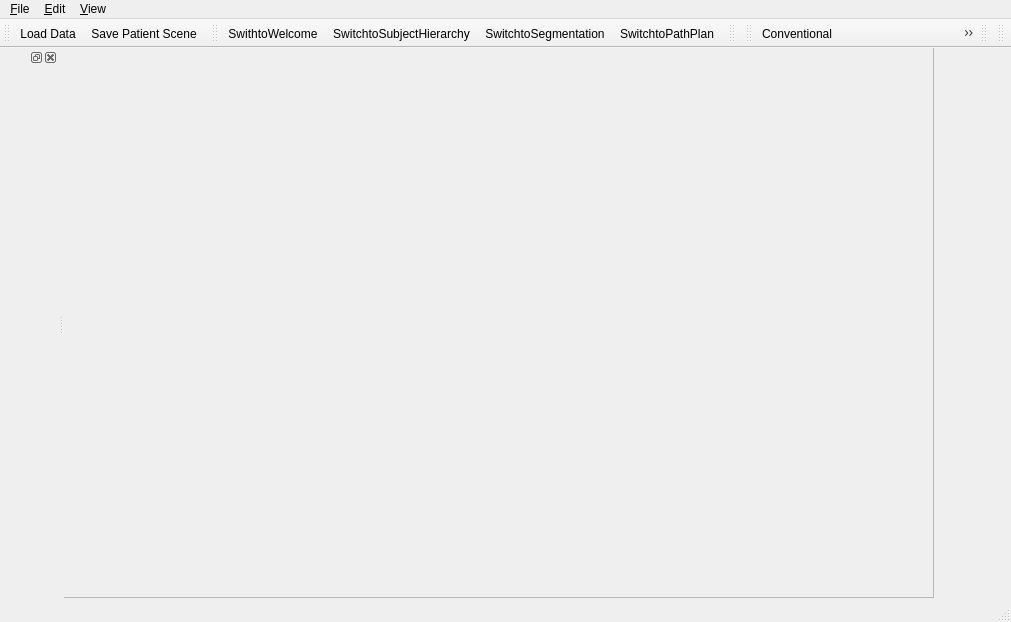
<?xml version="1.0" encoding="UTF-8"?>
<ui version="4.0">
 <class>qSlicerAppMainWindow</class>
 <widget class="QMainWindow" name="qSlicerAppMainWindow">
  <property name="geometry">
   <rect>
    <x>0</x>
    <y>0</y>
    <width>1011</width>
    <height>622</height>
   </rect>
  </property>
  <property name="windowTitle">
   <string>SRPlan</string>
  </property>
  <property name="windowIcon">
   <iconset resource="../SRPlanApp.qrc">
    <normaloff>:/Icons/Medium/DesktopIcon.png</normaloff>:/Icons/Medium/DesktopIcon.png</iconset>
  </property>
  <widget class="QWidget" name="CentralWidget">
   <widget class="QFrame" name="layoutFrame">
    <property name="geometry">
     <rect>
      <x>-1</x>
      <y>-1</y>
      <width>871</width>
      <height>551</height>
     </rect>
    </property>
    <property name="frameShape">
     <enum>QFrame::StyledPanel</enum>
    </property>
    <property name="frameShadow">
     <enum>QFrame::Raised</enum>
    </property>
   </widget>
  </widget>
  <widget class="QMenuBar" name="menubar">
   <property name="geometry">
    <rect>
     <x>0</x>
     <y>0</y>
     <width>1011</width>
     <height>21</height>
    </rect>
   </property>
   <widget class="QMenu" name="FileMenu">
    <property name="title">
     <string>&amp;File</string>
    </property>
    <widget class="QMenu" name="RecentlyLoadedMenu">
     <property name="title">
      <string>Recently Loaded</string>
     </property>
    </widget>
    <addaction name="FileAddDataAction"/>
    <addaction name="FileSaveSceneAction"/>
    <addaction name="RecentlyLoadedMenu"/>
    <addaction name="FileCloseSceneAction"/>
    <addaction name="separator"/>
    <addaction name="FileExitAction"/>
   </widget>
   <widget class="QMenu" name="EditMenu">
    <property name="title">
     <string>&amp;Edit</string>
    </property>
    <addaction name="EditApplicationSettingsAction"/>
    <addaction name="CutAction"/>
    <addaction name="CopyAction"/>
    <addaction name="PasteAction"/>
    <addaction name="separator"/>
    <addaction name="EditRecordMacroAction"/>
    <addaction name="EditPlayMacroAction"/>
   </widget>
   <widget class="QMenu" name="ViewMenu">
    <property name="title">
     <string>&amp;View</string>
    </property>
    <widget class="QMenu" name="LayoutMenu">
     <property name="title">
      <string>Layout</string>
     </property>
     <property name="icon">
      <iconset resource="../../../../Libs/MRML/Widgets/Resources/qMRMLWidgets.qrc">
       <normaloff>:/Icons/LayoutChooseView.png</normaloff>:/Icons/LayoutChooseView.png</iconset>
     </property>
     <addaction name="ViewLayoutConventionalAction"/>
     <addaction name="ViewLayoutConventionalWidescreenAction"/>
     <addaction name="ViewLayoutConventionalQuantitativeAction"/>
     <addaction name="ViewLayoutFourUpAction"/>
     <addaction name="ViewLayoutFourUpQuantitativeAction"/>
     <addaction name="ViewLayoutFourUpTableAction"/>
     <addaction name="ViewLayoutDual3DAction"/>
     <addaction name="ViewLayoutTriple3DAction"/>
     <addaction name="ViewLayoutOneUp3DAction"/>
     <addaction name="ViewLayoutOneUpQuantitativeAction"/>
     <addaction name="ViewLayoutOneUpRedSliceAction"/>
     <addaction name="ViewLayoutOneUpYellowSliceAction"/>
     <addaction name="ViewLayoutOneUpGreenSliceAction"/>
     <addaction name="ViewLayoutTabbed3DAction"/>
     <addaction name="ViewLayoutTabbedSliceAction"/>
     <addaction name="ViewLayoutCompareAction"/>
     <addaction name="ViewLayoutCompareWidescreenAction"/>
     <addaction name="ViewLayoutCompareGridAction"/>
     <addaction name="ViewLayoutThreeOverThreeAction"/>
     <addaction name="ViewLayoutThreeOverThreeQuantitativeAction"/>
     <addaction name="ViewLayoutFourOverFourAction"/>
     <addaction name="ViewLayoutTwoOverTwoAction"/>
     <addaction name="ViewLayoutSideBySideAction"/>
     <addaction name="ViewLayoutFourByThreeSliceAction"/>
     <addaction name="ViewLayoutFourByTwoSliceAction"/>
     <addaction name="ViewLayoutThreeByThreeSliceAction"/>
    </widget>
    <widget class="QMenu" name="WindowToolBarsMenu">
     <property name="title">
      <string>&amp;Toolbars</string>
     </property>
     <addaction name="WindowToolbarsResetToDefaultAction"/>
    </widget>
    <addaction name="WindowPythonInteractorAction"/>
    <addaction name="ViewExtensionsManagerAction"/>
    <addaction name="separator"/>
    <addaction name="WindowToolBarsMenu"/>
    <addaction name="LayoutMenu"/>
    <addaction name="separator"/>
    <addaction name="WindowErrorLogAction"/>
    <addaction name="separator"/>
   </widget>
   <addaction name="FileMenu"/>
   <addaction name="EditMenu"/>
   <addaction name="ViewMenu"/>
  </widget>
  <widget class="QStatusBar" name="StatusBar"/>
  <widget class="QDockWidget" name="PanelDockWidget">
   <property name="features">
    <set>QDockWidget::AllDockWidgetFeatures</set>
   </property>
   <property name="allowedAreas">
    <set>Qt::LeftDockWidgetArea|Qt::RightDockWidgetArea</set>
   </property>
   <attribute name="dockWidgetArea">
    <number>1</number>
   </attribute>
   <widget class="QWidget" name="dockWidgetContents">
    <property name="sizePolicy">
     <sizepolicy hsizetype="Minimum" vsizetype="Preferred">
      <horstretch>0</horstretch>
      <verstretch>0</verstretch>
     </sizepolicy>
    </property>
    <layout class="QVBoxLayout" name="verticalLayout">
     <property name="spacing">
      <number>2</number>
     </property>
     <property name="leftMargin">
      <number>0</number>
     </property>
     <property name="topMargin">
      <number>2</number>
     </property>
     <property name="rightMargin">
      <number>0</number>
     </property>
     <property name="bottomMargin">
      <number>0</number>
     </property>
     <item>
      <widget class="qSlicerModulePanel" name="ModulePanel" native="true">
       <property name="autoFillBackground">
        <bool>true</bool>
       </property>
      </widget>
     </item>
    </layout>
   </widget>
  </widget>
  <widget class="QToolBar" name="MainToolBar">
   <property name="windowTitle">
    <string>Load/Save</string>
   </property>
   <attribute name="toolBarArea">
    <enum>TopToolBarArea</enum>
   </attribute>
   <attribute name="toolBarBreak">
    <bool>false</bool>
   </attribute>
   <addaction name="FileLoadDataAction"/>
   <addaction name="FileSaveSceneAction"/>
  </widget>
  <widget class="QToolBar" name="ModuleToolBar">
   <property name="windowTitle">
    <string>Favorite Modules</string>
   </property>
   <attribute name="toolBarArea">
    <enum>TopToolBarArea</enum>
   </attribute>
   <attribute name="toolBarBreak">
    <bool>false</bool>
   </attribute>
   <addaction name="actionSwithtoWelcome"/>
   <addaction name="actionSwitchtoSubjectHierarchy"/>
   <addaction name="actionSwitchtoSegmentation"/>
   <addaction name="actionSwitchtoPathPlan"/>
  </widget>
  <widget class="QToolBar" name="ViewToolBar">
   <property name="windowTitle">
    <string>Layout Selection</string>
   </property>
   <attribute name="toolBarArea">
    <enum>TopToolBarArea</enum>
   </attribute>
   <attribute name="toolBarBreak">
    <bool>false</bool>
   </attribute>
  </widget>
  <widget class="QToolBar" name="LayoutToolBar">
   <property name="windowTitle">
    <string>Layout ToolBar</string>
   </property>
   <attribute name="toolBarArea">
    <enum>TopToolBarArea</enum>
   </attribute>
   <attribute name="toolBarBreak">
    <bool>false</bool>
   </attribute>
   <addaction name="ViewLayoutConventionalAction"/>
   <addaction name="ViewLayoutConventionalWidescreenAction"/>
   <addaction name="ViewLayoutConventionalQuantitativeAction"/>
   <addaction name="ViewLayoutFourUpAction"/>
   <addaction name="ViewLayoutFourUpQuantitativeAction"/>
   <addaction name="ViewLayoutFourUpTableAction"/>
   <addaction name="ViewLayoutDual3DAction"/>
   <addaction name="ViewLayoutTriple3DAction"/>
   <addaction name="ViewLayoutOneUp3DAction"/>
   <addaction name="ViewLayoutOneUpQuantitativeAction"/>
   <addaction name="ViewLayoutOneUpRedSliceAction"/>
   <addaction name="ViewLayoutOneUpYellowSliceAction"/>
   <addaction name="ViewLayoutOneUpGreenSliceAction"/>
   <addaction name="ViewLayoutTabbed3DAction"/>
   <addaction name="ViewLayoutTabbedSliceAction"/>
   <addaction name="ViewLayoutCompareAction"/>
   <addaction name="ViewLayoutCompareWidescreenAction"/>
   <addaction name="ViewLayoutCompareGridAction"/>
   <addaction name="ViewLayoutThreeOverThreeAction"/>
   <addaction name="ViewLayoutThreeOverThreeQuantitativeAction"/>
   <addaction name="ViewLayoutFourOverFourAction"/>
   <addaction name="ViewLayoutSideBySideAction"/>
   <addaction name="ViewLayoutFourByThreeSliceAction"/>
   <addaction name="ViewLayoutFourByTwoSliceAction"/>
   <addaction name="ViewLayoutFiveByTwoSliceAction"/>
   <addaction name="ViewLayoutThreeByThreeSliceAction"/>
  </widget>
  <widget class="qSlicerMouseModeToolBar" name="MouseModeToolBar">
   <property name="enabled">
    <bool>false</bool>
   </property>
   <property name="windowTitle">
    <string>Mouse Interaction</string>
   </property>
   <attribute name="toolBarArea">
    <enum>TopToolBarArea</enum>
   </attribute>
   <attribute name="toolBarBreak">
    <bool>false</bool>
   </attribute>
  </widget>
  <widget class="qSlicerViewersToolBar" name="ViewersToolBar">
   <property name="windowTitle">
    <string>Crosshair Selection</string>
   </property>
   <attribute name="toolBarArea">
    <enum>TopToolBarArea</enum>
   </attribute>
   <attribute name="toolBarBreak">
    <bool>false</bool>
   </attribute>
  </widget>
  <action name="FileLoadSceneAction">
   <property name="icon">
    <iconset resource="../../../../Base/QTGUI/Resources/qSlicerBaseQTGUI.qrc">
     <normaloff>:/Icons/Small/SlicerLoadScene.png</normaloff>:/Icons/Small/SlicerLoadScene.png</iconset>
   </property>
   <property name="text">
    <string>Load Scene</string>
   </property>
   <property name="toolTip">
    <string>Raise a file browser to select a scene (mrml, xcat or xml) to load. It first clears any existing scene in Slicer and resets the application state.</string>
   </property>
  </action>
  <action name="FileLoadDataAction">
   <property name="icon">
    <iconset resource="../../../../Base/QTGUI/Resources/qSlicerBaseQTGUI.qrc">
     <normaloff>:/Icons/Small/SlicerLoadData.png</normaloff>:/Icons/Small/SlicerLoadData.png</iconset>
   </property>
   <property name="text">
    <string>Load Data</string>
   </property>
   <property name="toolTip">
    <string>Raise an &quot;Add Data&quot; widget that allows you to select individual datasets to add to the existing scene. This load option is most useful when you want to load many different data types at once (volumes, models, etc.) which may not yet be described by a scene file.</string>
   </property>
  </action>
  <action name="LoadDICOMAction">
   <property name="icon">
    <iconset resource="../../../../Base/QTGUI/Resources/qSlicerBaseQTGUI.qrc">
     <normaloff>:/Icons/Small/SlicerLoadDICOM.png</normaloff>:/Icons/Small/SlicerLoadDICOM.png</iconset>
   </property>
   <property name="text">
    <string>Load DICOM</string>
   </property>
   <property name="toolTip">
    <string>Raise the DICOM module for loading DICOM datasets.</string>
   </property>
  </action>
  <action name="FileImportSceneAction">
   <property name="icon">
    <iconset resource="../../../../Base/QTGUI/Resources/qSlicerBaseQTGUI.qrc">
     <normaloff>:/Icons/Medium/SlicerAddScene.png</normaloff>:/Icons/Medium/SlicerAddScene.png</iconset>
   </property>
   <property name="text">
    <string>Import Scene</string>
   </property>
   <property name="toolTip">
    <string>Raise a file browser to navigate and select a scene file to be added to the existing scene. The scene is not cleared.</string>
   </property>
  </action>
  <action name="FileAddDataAction">
   <property name="icon">
    <iconset resource="../../../../Base/QTGUI/Resources/qSlicerBaseQTGUI.qrc">
     <normaloff>:/Icons/Small/SlicerLoadData.png</normaloff>:/Icons/Small/SlicerLoadData.png</iconset>
   </property>
   <property name="text">
    <string>&amp;Add Data to Patient Scene</string>
   </property>
   <property name="toolTip">
    <string>Raise an &quot;Add Data&quot; widget that allows you to select individual datasets to add to the existing scene. This load option is most useful when you want to load many different data types at once (volumes, models, etc.) which may not yet be described by a scene file.</string>
   </property>
   <property name="shortcut">
    <string>Ctrl+O</string>
   </property>
  </action>
  <action name="FileAddVolumeAction">
   <property name="icon">
    <iconset resource="../../../../Base/QTGUI/Resources/qSlicerBaseQTGUI.qrc">
     <normaloff>:/Icons/Medium/SlicerAddVolume.png</normaloff>:/Icons/Medium/SlicerAddVolume.png</iconset>
   </property>
   <property name="text">
    <string>Add Volume</string>
   </property>
   <property name="toolTip">
    <string>Raise an &quot;Add Volume&quot; widget that allows you to select a volumetric dataset to add to the existing scene. The &quot;Volume Options&quot; panel can be used to clarify how a selected dataset should be loaded and displayed.</string>
   </property>
  </action>
  <action name="FileAddTransformAction">
   <property name="icon">
    <iconset resource="../../../../Base/QTGUI/Resources/qSlicerBaseQTGUI.qrc">
     <normaloff>:/Icons/Medium/SlicerAddTransform.png</normaloff>:/Icons/Medium/SlicerAddTransform.png</iconset>
   </property>
   <property name="text">
    <string>Add Transform</string>
   </property>
   <property name="toolTip">
    <string>Raise a standard file browser that allows you to select a transform to the existing scene.</string>
   </property>
  </action>
  <action name="FileSaveSceneAction">
   <property name="icon">
    <iconset resource="../../../../Base/QTGUI/Resources/qSlicerBaseQTGUI.qrc">
     <normaloff>:/Icons/Small/SlicerSave.png</normaloff>:/Icons/Small/SlicerSave.png</iconset>
   </property>
   <property name="text">
    <string>Save Patient Scene</string>
   </property>
   <property name="toolTip">
    <string>Display the &quot;Save Data&quot; widget, which offers many options for saving a scene and/or individual datasets.</string>
   </property>
   <property name="shortcut">
    <string>Ctrl+S</string>
   </property>
  </action>
  <action name="SDBSaveToDirectoryAction">
   <property name="icon">
    <iconset resource="../../../../Base/QTGUI/Resources/qSlicerBaseQTGUI.qrc">
     <normaloff>:/Icons/Small/SlicerSave.png</normaloff>:/Icons/Small/SlicerSave.png</iconset>
   </property>
   <property name="text">
    <string>Save Scene To Directory</string>
   </property>
   <property name="toolTip">
    <string>UNDER CONSTRUCTION: Save the current scene to a stand alone directory.</string>
   </property>
  </action>
  <action name="SDBSaveToMRBAction">
   <property name="icon">
    <iconset resource="../../../../Base/QTGUI/Resources/qSlicerBaseQTGUI.qrc">
     <normaloff>:/Icons/Small/SlicerSave.png</normaloff>:/Icons/Small/SlicerSave.png</iconset>
   </property>
   <property name="text">
    <string>Save Scene to MRB File</string>
   </property>
   <property name="toolTip">
    <string>Create a Medical Reality Bundle containing the scene.</string>
   </property>
  </action>
  <action name="SDBSaveToDCMAction">
   <property name="enabled">
    <bool>false</bool>
   </property>
   <property name="icon">
    <iconset resource="../../../../Base/QTGUI/Resources/qSlicerBaseQTGUI.qrc">
     <normaloff>:/Icons/Small/SlicerSave.png</normaloff>:/Icons/Small/SlicerSave.png</iconset>
   </property>
   <property name="text">
    <string>Save Scene to DICOM MRB</string>
   </property>
   <property name="toolTip">
    <string>Encapsulate MRB file as a DICOM secondary capture</string>
   </property>
  </action>
  <action name="FileCloseSceneAction">
   <property name="icon">
    <iconset resource="../../../../Base/QTGUI/Resources/qSlicerBaseQTGUI.qrc">
     <normaloff>:/Icons/Small/SlicerCloseScene.png</normaloff>:/Icons/Small/SlicerCloseScene.png</iconset>
   </property>
   <property name="text">
    <string>Close Patient Scene</string>
   </property>
   <property name="iconText">
    <string>Close Patient Scene</string>
   </property>
   <property name="toolTip">
    <string>Close the current patient scene and reset the application state. </string>
   </property>
   <property name="shortcut">
    <string>Ctrl+W</string>
   </property>
  </action>
  <action name="FileExitAction">
   <property name="text">
    <string>E&amp;xit</string>
   </property>
   <property name="toolTip">
    <string>Quit the application</string>
   </property>
  </action>
  <action name="EditUndoAction">
   <property name="icon">
    <iconset resource="../../../../Base/QTGUI/Resources/qSlicerBaseQTGUI.qrc">
     <normaloff>:/Icons/Small/SlicerUndo.png</normaloff>:/Icons/Small/SlicerUndo.png</iconset>
   </property>
   <property name="text">
    <string>Undo</string>
   </property>
   <property name="toolTip">
    <string>Undo the history of undoable commands, from last to first.</string>
   </property>
   <property name="shortcut">
    <string>Ctrl+Z</string>
   </property>
  </action>
  <action name="EditRedoAction">
   <property name="icon">
    <iconset resource="../../../../Base/QTGUI/Resources/qSlicerBaseQTGUI.qrc">
     <normaloff>:/Icons/Small/SlicerRedo.png</normaloff>:/Icons/Small/SlicerRedo.png</iconset>
   </property>
   <property name="text">
    <string>Redo</string>
   </property>
   <property name="toolTip">
    <string>Redo the history of commands most recently undone, from last to first.</string>
   </property>
   <property name="shortcut">
    <string>Ctrl+Y</string>
   </property>
  </action>
  <action name="EditEditBoxAction">
   <property name="text">
    <string>Edit Box</string>
   </property>
   <property name="toolTip">
    <string>Raise the Edit-box, a lightweight image editing tool.</string>
   </property>
   <property name="shortcut">
    <string>Space</string>
   </property>
  </action>
  <action name="EditNewFiducialListAction">
   <property name="text">
    <string>New Fiducial List</string>
   </property>
   <property name="toolTip">
    <string>Create a new list of fiducial points.</string>
   </property>
   <property name="shortcut">
    <string>Ctrl+L</string>
   </property>
  </action>
  <action name="ViewExtensionsManagerAction">
   <property name="icon">
    <iconset resource="../../../../Base/QTGUI/Resources/qSlicerBaseQTGUI.qrc">
     <normaloff>:/Icons/ExtensionDefaultIcon.png</normaloff>:/Icons/ExtensionDefaultIcon.png</iconset>
   </property>
   <property name="text">
    <string>Extension Manager</string>
   </property>
   <property name="toolTip">
    <string>Raise the &quot;Extensions Manager&quot; wizard that provides status and information about available extensions</string>
   </property>
   <property name="shortcut">
    <string>Ctrl+4</string>
   </property>
  </action>
  <action name="ViewCacheRemoteIOManagerAction">
   <property name="text">
    <string>Cache &amp; Remote I/O Manager</string>
   </property>
   <property name="toolTip">
    <string>The Cache and Remote Data Handling interface provides status and information about all remote data transfers, and allows some control over the local cache.</string>
   </property>
  </action>
  <action name="EditApplicationSettingsAction">
   <property name="text">
    <string>Application Settings</string>
   </property>
   <property name="toolTip">
    <string>The Application Settings provides options for controlling the application's user interface preferences into the application registry, so they are preserved across sessions.</string>
   </property>
   <property name="shortcut">
    <string>Ctrl+2</string>
   </property>
  </action>
  <action name="CutAction">
   <property name="icon">
    <iconset resource="../../../../Base/QTGUI/Resources/qSlicerBaseQTGUI.qrc">
     <normaloff>:/Icons/Small/SlicerEditCut.png</normaloff>:/Icons/Small/SlicerEditCut.png</iconset>
   </property>
   <property name="text">
    <string>Cut</string>
   </property>
   <property name="toolTip">
    <string>Cut currently selected item and place in clipboard</string>
   </property>
   <property name="shortcut">
    <string>Ctrl+X</string>
   </property>
  </action>
  <action name="CopyAction">
   <property name="icon">
    <iconset resource="../../../../Base/QTGUI/Resources/qSlicerBaseQTGUI.qrc">
     <normaloff>:/Icons/Small/SlicerEditCopy.png</normaloff>:/Icons/Small/SlicerEditCopy.png</iconset>
   </property>
   <property name="text">
    <string>Copy</string>
   </property>
   <property name="toolTip">
    <string>Copy currently selected item to clipboard</string>
   </property>
   <property name="shortcut">
    <string>Ctrl+C</string>
   </property>
  </action>
  <action name="PasteAction">
   <property name="icon">
    <iconset resource="../../../../Base/QTGUI/Resources/qSlicerBaseQTGUI.qrc">
     <normaloff>:/Icons/Small/SlicerEditPaste.png</normaloff>:/Icons/Small/SlicerEditPaste.png</iconset>
   </property>
   <property name="text">
    <string>Paste</string>
   </property>
   <property name="toolTip">
    <string>Paste the current contents of the clipboard</string>
   </property>
   <property name="shortcut">
    <string>Ctrl+V</string>
   </property>
  </action>
  <action name="WindowMaximizeViewAction">
   <property name="checkable">
    <bool>true</bool>
   </property>
   <property name="checked">
    <bool>true</bool>
   </property>
   <property name="text">
    <string>&amp;Maximize view</string>
   </property>
   <property name="toolTip">
    <string>Maximize/Minimize the current view.</string>
   </property>
   <property name="shortcut">
    <string>Ctrl+6</string>
   </property>
  </action>
  <action name="WindowErrorLogAction">
   <property name="text">
    <string>&amp;Error Log</string>
   </property>
   <property name="toolTip">
    <string>Raise the error log display.</string>
   </property>
   <property name="shortcut">
    <string>Ctrl+0</string>
   </property>
  </action>
  <action name="WindowPythonInteractorAction">
   <property name="icon">
    <iconset>
     <normaloff>:/python-icon.png</normaloff>:/python-icon.png</iconset>
   </property>
   <property name="text">
    <string>Python Interactor</string>
   </property>
   <property name="toolTip">
    <string>Raise the Python Interactor for controlling the application's data, gui and internals.</string>
   </property>
   <property name="shortcut">
    <string>Ctrl+3</string>
   </property>
  </action>
  <action name="WindowToolbarsResetToDefaultAction">
   <property name="text">
    <string>Reset to default</string>
   </property>
   <property name="toolTip">
    <string>Restore the toolbars to their default state</string>
   </property>
  </action>
  <action name="HelpKeyboardShortcutsAction">
   <property name="text">
    <string>&amp;Keyboard Shortcuts</string>
   </property>
   <property name="toolTip">
    <string>Raise a window that lists commonly-used keyboard shortcuts.</string>
   </property>
  </action>
  <action name="HelpBrowseTutorialsAction">
   <property name="text">
    <string>Browse tutorials</string>
   </property>
   <property name="toolTip">
    <string>Raise the training pages in your favorite web browser</string>
   </property>
  </action>
  <action name="HelpInterfaceDocumentationAction">
   <property name="text">
    <string>Interface Documentation</string>
   </property>
   <property name="shortcut">
    <string>Ctrl+1</string>
   </property>
  </action>
  <action name="HelpSlicerPublicationsAction">
   <property name="text">
    <string>Slicer Publications</string>
   </property>
  </action>
  <action name="HelpAboutSlicerAppAction">
   <property name="text">
    <string>About 3D Slicer</string>
   </property>
   <property name="toolTip">
    <string>Provides a description of the Slicer effort and its support.</string>
   </property>
  </action>
  <action name="HelpReportBugOrFeatureRequestAction">
   <property name="text">
    <string>Report a bug</string>
   </property>
   <property name="toolTip">
    <string>Report error or request enhancement or new feature.</string>
   </property>
  </action>
  <action name="FeedbackReportUsabilityIssueAction">
   <property name="text">
    <string>Feedback: report usability issue (www)</string>
   </property>
   <property name="toolTip">
    <string>Open your favorite web browser to http://www.na-mic.org/Bug/my_view_page.php so that any usability issue you encounter can quickly be captured.</string>
   </property>
  </action>
  <action name="FeedbackMakeFeatureRequestAction">
   <property name="text">
    <string>Feedback: make a feature request (www)</string>
   </property>
   <property name="toolTip">
    <string>Open your Firefox web browser to http://www.na-mic.org/Bug/my_view_page.php so that community feature requests can easily be collected.</string>
   </property>
  </action>
  <action name="HelpVisualBlogAction">
   <property name="text">
    <string>Visual Blog</string>
   </property>
   <property name="toolTip">
    <string>Open your favorite web browser to http://www.slicer.org/slicerWiki/index.php/Slicer3:VisualBlog where you can post screenshots of interesting ways you are using the Slicer3 software package in your research and share them with the Slicer community.</string>
   </property>
  </action>
  <action name="DebugLoadModuleAction">
   <property name="text">
    <string>Load Module</string>
   </property>
  </action>
  <action name="ViewLayoutConventionalAction">
   <property name="icon">
    <iconset resource="../../../../Libs/MRML/Widgets/Resources/qMRMLWidgets.qrc">
     <normaloff>:/Icons/LayoutConventionalView.png</normaloff>:/Icons/LayoutConventionalView.png</iconset>
   </property>
   <property name="text">
    <string>Conventional</string>
   </property>
   <property name="iconVisibleInMenu">
    <bool>true</bool>
   </property>
  </action>
  <action name="ViewLayoutConventionalQuantitativeAction">
   <property name="icon">
    <iconset resource="../../../../Libs/MRML/Widgets/Resources/qMRMLWidgets.qrc">
     <normaloff>:/Icons/LayoutConventionalView.png</normaloff>:/Icons/LayoutConventionalView.png</iconset>
   </property>
   <property name="text">
    <string>Conventional Quantitative</string>
   </property>
   <property name="iconVisibleInMenu">
    <bool>true</bool>
   </property>
  </action>
  <action name="ViewLayoutFourUpAction">
   <property name="icon">
    <iconset resource="../../../../Libs/MRML/Widgets/Resources/qMRMLWidgets.qrc">
     <normaloff>:/Icons/LayoutFourUpView.png</normaloff>:/Icons/LayoutFourUpView.png</iconset>
   </property>
   <property name="text">
    <string>Four-Up</string>
   </property>
   <property name="iconVisibleInMenu">
    <bool>true</bool>
   </property>
  </action>
  <action name="ViewLayoutFourUpQuantitativeAction">
   <property name="icon">
    <iconset resource="../../../../Libs/MRML/Widgets/Resources/qMRMLWidgets.qrc">
     <normaloff>:/Icons/LayoutFourUpQuantitativeView.png</normaloff>:/Icons/LayoutFourUpQuantitativeView.png</iconset>
   </property>
   <property name="text">
    <string>Four-Up Quantitative</string>
   </property>
   <property name="iconVisibleInMenu">
    <bool>true</bool>
   </property>
  </action>
  <action name="ViewLayoutFourUpTableAction">
   <property name="icon">
    <iconset resource="../../../../Libs/MRML/Widgets/Resources/qMRMLWidgets.qrc">
     <normaloff>:/Icons/LayoutFourUpTableView.png</normaloff>:/Icons/LayoutFourUpTableView.png</iconset>
   </property>
   <property name="text">
    <string>Four-Up Table</string>
   </property>
   <property name="iconVisibleInMenu">
    <bool>true</bool>
   </property>
  </action>
  <action name="ViewLayoutDual3DAction">
   <property name="icon">
    <iconset resource="../../../../Libs/MRML/Widgets/Resources/qMRMLWidgets.qrc">
     <normaloff>:/Icons/LayoutDual3DView.png</normaloff>:/Icons/LayoutDual3DView.png</iconset>
   </property>
   <property name="text">
    <string>Dual 3D</string>
   </property>
   <property name="iconVisibleInMenu">
    <bool>true</bool>
   </property>
  </action>
  <action name="ViewLayoutOneUp3DAction">
   <property name="icon">
    <iconset resource="../../../../Libs/MRML/Widgets/Resources/qMRMLWidgets.qrc">
     <normaloff>:/Icons/LayoutOneUp3DView.png</normaloff>:/Icons/LayoutOneUp3DView.png</iconset>
   </property>
   <property name="text">
    <string>3D only</string>
   </property>
   <property name="iconVisibleInMenu">
    <bool>true</bool>
   </property>
  </action>
  <action name="ViewLayoutOneUpQuantitativeAction">
   <property name="icon">
    <iconset resource="../../../../Libs/MRML/Widgets/Resources/qMRMLWidgets.qrc">
     <normaloff>:/Icons/LayoutOneUpQuantitativeView.png</normaloff>:/Icons/LayoutOneUpQuantitativeView.png</iconset>
   </property>
   <property name="text">
    <string>One-Up Quantitative</string>
   </property>
   <property name="iconVisibleInMenu">
    <bool>true</bool>
   </property>
  </action>
  <action name="ViewLayoutOneUpRedSliceAction">
   <property name="icon">
    <iconset resource="../../../../Libs/MRML/Widgets/Resources/qMRMLWidgets.qrc">
     <normaloff>:/Icons/LayoutOneUpRedSliceView.png</normaloff>:/Icons/LayoutOneUpRedSliceView.png</iconset>
   </property>
   <property name="text">
    <string>Red slice only</string>
   </property>
   <property name="iconVisibleInMenu">
    <bool>true</bool>
   </property>
  </action>
  <action name="ViewLayoutOneUpYellowSliceAction">
   <property name="icon">
    <iconset resource="../../../../Libs/MRML/Widgets/Resources/qMRMLWidgets.qrc">
     <normaloff>:/Icons/LayoutOneUpYellowSliceView.png</normaloff>:/Icons/LayoutOneUpYellowSliceView.png</iconset>
   </property>
   <property name="text">
    <string>Yellow slice only</string>
   </property>
   <property name="iconVisibleInMenu">
    <bool>true</bool>
   </property>
  </action>
  <action name="ViewLayoutOneUpGreenSliceAction">
   <property name="icon">
    <iconset resource="../../../../Libs/MRML/Widgets/Resources/qMRMLWidgets.qrc">
     <normaloff>:/Icons/LayoutOneUpGreenSliceView.png</normaloff>:/Icons/LayoutOneUpGreenSliceView.png</iconset>
   </property>
   <property name="text">
    <string>Green slice only</string>
   </property>
   <property name="iconVisibleInMenu">
    <bool>true</bool>
   </property>
  </action>
  <action name="ViewLayoutTabbed3DAction">
   <property name="icon">
    <iconset resource="../../../../Libs/MRML/Widgets/Resources/qMRMLWidgets.qrc">
     <normaloff>:/Icons/LayoutTabbed3DView.png</normaloff>:/Icons/LayoutTabbed3DView.png</iconset>
   </property>
   <property name="text">
    <string>Tabbed 3D</string>
   </property>
   <property name="iconVisibleInMenu">
    <bool>true</bool>
   </property>
  </action>
  <action name="ViewLayoutTabbedSliceAction">
   <property name="icon">
    <iconset resource="../../../../Libs/MRML/Widgets/Resources/qMRMLWidgets.qrc">
     <normaloff>:/Icons/LayoutTabbedSliceView.png</normaloff>:/Icons/LayoutTabbedSliceView.png</iconset>
   </property>
   <property name="text">
    <string>Tabbed slice</string>
   </property>
   <property name="iconVisibleInMenu">
    <bool>true</bool>
   </property>
  </action>
  <action name="ViewLayoutCompareAction">
   <property name="icon">
    <iconset resource="../../../../Libs/MRML/Widgets/Resources/qMRMLWidgets.qrc">
     <normaloff>:/Icons/LayoutCompareView.png</normaloff>:/Icons/LayoutCompareView.png</iconset>
   </property>
   <property name="text">
    <string>Compare</string>
   </property>
   <property name="iconVisibleInMenu">
    <bool>true</bool>
   </property>
  </action>
  <action name="ViewLayoutCompareWidescreenAction">
   <property name="icon">
    <iconset resource="../../../../Libs/MRML/Widgets/Resources/qMRMLWidgets.qrc">
     <normaloff>:/Icons/LayoutSideBySideCompareView.png</normaloff>:/Icons/LayoutSideBySideCompareView.png</iconset>
   </property>
   <property name="text">
    <string>Compare Widescreen</string>
   </property>
   <property name="toolTip">
    <string>Compare Widescreen</string>
   </property>
   <property name="iconVisibleInMenu">
    <bool>true</bool>
   </property>
  </action>
  <action name="ViewLayoutTwoOverTwoAction">
   <property name="icon">
    <iconset resource="../../../../Libs/MRML/Widgets/Resources/qMRMLWidgets.qrc">
     <normaloff>:/Icons/LayoutTwoOverTwoView.png</normaloff>:/Icons/LayoutTwoOverTwoView.png</iconset>
   </property>
   <property name="text">
    <string>Two over Two</string>
   </property>
   <property name="toolTip">
    <string>Two over Two Layout</string>
   </property>
   <property name="iconVisibleInMenu">
    <bool>true</bool>
   </property>
  </action>
  <action name="ModuleHomeAction">
   <property name="icon">
    <iconset resource="../../../../Base/QTGUI/Resources/qSlicerBaseQTGUI.qrc">
     <normaloff>:/Icons/Medium/SlicerHome.png</normaloff>:/Icons/Medium/SlicerHome.png</iconset>
   </property>
   <property name="text">
    <string>Home</string>
   </property>
   <property name="toolTip">
    <string>Favorite module for easy access</string>
   </property>
   <property name="shortcut">
    <string>Ctrl+H</string>
   </property>
   <property name="iconVisibleInMenu">
    <bool>true</bool>
   </property>
  </action>
  <action name="ViewLayoutConventionalWidescreenAction">
   <property name="icon">
    <iconset resource="../../../../Libs/MRML/Widgets/Resources/qMRMLWidgets.qrc">
     <normaloff>:/Icons/LayoutConventionalWidescreenView.png</normaloff>:/Icons/LayoutConventionalWidescreenView.png</iconset>
   </property>
   <property name="text">
    <string>Conventional Widescreen</string>
   </property>
  </action>
  <action name="ViewLayoutTriple3DAction">
   <property name="icon">
    <iconset resource="../../../../Libs/MRML/Widgets/Resources/qMRMLWidgets.qrc">
     <normaloff>:/Icons/LayoutTriple3DView.png</normaloff>:/Icons/LayoutTriple3DView.png</iconset>
   </property>
   <property name="text">
    <string>Triple 3D</string>
   </property>
  </action>
  <action name="ViewLayoutThreeOverThreeAction">
   <property name="icon">
    <iconset resource="../../../../Libs/MRML/Widgets/Resources/qMRMLWidgets.qrc">
     <normaloff>:/Icons/LayoutThreeOverThreeView.png</normaloff>:/Icons/LayoutThreeOverThreeView.png</iconset>
   </property>
   <property name="text">
    <string>Three over three</string>
   </property>
  </action>
  <action name="ViewLayoutFourOverFourAction">
   <property name="icon">
    <iconset resource="../../../../Libs/MRML/Widgets/Resources/qMRMLWidgets.qrc">
     <normaloff>:/Icons/LayoutFourOverFourView.png</normaloff>:/Icons/LayoutFourOverFourView.png</iconset>
   </property>
   <property name="text">
    <string>Four over four</string>
   </property>
  </action>
  <action name="ViewLayoutCompare_2_viewersAction">
   <property name="icon">
    <iconset resource="../../../../Libs/MRML/Widgets/Resources/qMRMLWidgets.qrc">
     <normaloff>:/Icons/LayoutCompareView.png</normaloff>:/Icons/LayoutCompareView.png</iconset>
   </property>
   <property name="text">
    <string>2 viewers</string>
   </property>
  </action>
  <action name="ViewLayoutCompare_3_viewersAction">
   <property name="icon">
    <iconset resource="../../../../Libs/MRML/Widgets/Resources/qMRMLWidgets.qrc">
     <normaloff>:/Icons/LayoutCompareView.png</normaloff>:/Icons/LayoutCompareView.png</iconset>
   </property>
   <property name="text">
    <string>3 viewers</string>
   </property>
  </action>
  <action name="ViewLayoutCompare_4_viewersAction">
   <property name="icon">
    <iconset resource="../../../../Libs/MRML/Widgets/Resources/qMRMLWidgets.qrc">
     <normaloff>:/Icons/LayoutCompareView.png</normaloff>:/Icons/LayoutCompareView.png</iconset>
   </property>
   <property name="text">
    <string>4 viewers</string>
   </property>
  </action>
  <action name="ViewLayoutCompare_5_viewersAction">
   <property name="icon">
    <iconset resource="../../../../Libs/MRML/Widgets/Resources/qMRMLWidgets.qrc">
     <normaloff>:/Icons/LayoutCompareView.png</normaloff>:/Icons/LayoutCompareView.png</iconset>
   </property>
   <property name="text">
    <string>5 viewers</string>
   </property>
  </action>
  <action name="ViewLayoutCompare_6_viewersAction">
   <property name="icon">
    <iconset resource="../../../../Libs/MRML/Widgets/Resources/qMRMLWidgets.qrc">
     <normaloff>:/Icons/LayoutCompareView.png</normaloff>:/Icons/LayoutCompareView.png</iconset>
   </property>
   <property name="text">
    <string>6 viewers</string>
   </property>
  </action>
  <action name="ViewLayoutCompare_7_viewersAction">
   <property name="icon">
    <iconset resource="../../../../Libs/MRML/Widgets/Resources/qMRMLWidgets.qrc">
     <normaloff>:/Icons/LayoutCompareView.png</normaloff>:/Icons/LayoutCompareView.png</iconset>
   </property>
   <property name="text">
    <string>7 viewers</string>
   </property>
  </action>
  <action name="ViewLayoutCompare_8_viewersAction">
   <property name="icon">
    <iconset resource="../../../../Libs/MRML/Widgets/Resources/qMRMLWidgets.qrc">
     <normaloff>:/Icons/LayoutCompareView.png</normaloff>:/Icons/LayoutCompareView.png</iconset>
   </property>
   <property name="text">
    <string>8 viewers</string>
   </property>
  </action>
  <action name="ViewLayoutCompareWidescreen_2_viewersAction">
   <property name="icon">
    <iconset resource="../../../../Libs/MRML/Widgets/Resources/qMRMLWidgets.qrc">
     <normaloff>:/Icons/LayoutSideBySideCompareView.png</normaloff>:/Icons/LayoutSideBySideCompareView.png</iconset>
   </property>
   <property name="text">
    <string>2 viewers</string>
   </property>
  </action>
  <action name="ViewLayoutCompareWidescreen_3_viewersAction">
   <property name="icon">
    <iconset resource="../../../../Libs/MRML/Widgets/Resources/qMRMLWidgets.qrc">
     <normaloff>:/Icons/LayoutSideBySideCompareView.png</normaloff>:/Icons/LayoutSideBySideCompareView.png</iconset>
   </property>
   <property name="text">
    <string>3 viewers</string>
   </property>
  </action>
  <action name="ViewLayoutCompareWidescreen_4_viewersAction">
   <property name="icon">
    <iconset resource="../../../../Libs/MRML/Widgets/Resources/qMRMLWidgets.qrc">
     <normaloff>:/Icons/LayoutSideBySideCompareView.png</normaloff>:/Icons/LayoutSideBySideCompareView.png</iconset>
   </property>
   <property name="text">
    <string>4 viewers</string>
   </property>
  </action>
  <action name="ViewLayoutCompareWidescreen_5_viewersAction">
   <property name="icon">
    <iconset resource="../../../../Libs/MRML/Widgets/Resources/qMRMLWidgets.qrc">
     <normaloff>:/Icons/LayoutSideBySideCompareView.png</normaloff>:/Icons/LayoutSideBySideCompareView.png</iconset>
   </property>
   <property name="text">
    <string>5 viewers</string>
   </property>
  </action>
  <action name="ViewLayoutCompareWidescreen_6_viewersAction">
   <property name="icon">
    <iconset resource="../../../../Libs/MRML/Widgets/Resources/qMRMLWidgets.qrc">
     <normaloff>:/Icons/LayoutSideBySideCompareView.png</normaloff>:/Icons/LayoutSideBySideCompareView.png</iconset>
   </property>
   <property name="text">
    <string>6 viewers</string>
   </property>
  </action>
  <action name="ViewLayoutCompareWidescreen_7_viewersAction">
   <property name="icon">
    <iconset resource="../../../../Libs/MRML/Widgets/Resources/qMRMLWidgets.qrc">
     <normaloff>:/Icons/LayoutSideBySideCompareView.png</normaloff>:/Icons/LayoutSideBySideCompareView.png</iconset>
   </property>
   <property name="text">
    <string>7 viewers</string>
   </property>
  </action>
  <action name="ViewLayoutCompareWidescreen_8_viewersAction">
   <property name="icon">
    <iconset resource="../../../../Libs/MRML/Widgets/Resources/qMRMLWidgets.qrc">
     <normaloff>:/Icons/LayoutSideBySideCompareView.png</normaloff>:/Icons/LayoutSideBySideCompareView.png</iconset>
   </property>
   <property name="text">
    <string>8 viewers</string>
   </property>
  </action>
  <action name="ViewLayoutCompareGridAction">
   <property name="icon">
    <iconset resource="../../../../Libs/MRML/Widgets/Resources/qMRMLWidgets.qrc">
     <normaloff>:/Icons/LayoutCompareViewGrid.png</normaloff>:/Icons/LayoutCompareViewGrid.png</iconset>
   </property>
   <property name="text">
    <string>Compare Grid</string>
   </property>
  </action>
  <action name="ViewLayoutCompareGrid_2x2_viewersAction">
   <property name="icon">
    <iconset resource="../../../../Libs/MRML/Widgets/Resources/qMRMLWidgets.qrc">
     <normaloff>:/Icons/LayoutCompareViewGrid.png</normaloff>:/Icons/LayoutCompareViewGrid.png</iconset>
   </property>
   <property name="text">
    <string>2x2 viewers</string>
   </property>
  </action>
  <action name="ViewLayoutCompareGrid_3x3_viewersAction">
   <property name="icon">
    <iconset resource="../../../../Libs/MRML/Widgets/Resources/qMRMLWidgets.qrc">
     <normaloff>:/Icons/LayoutCompareViewGrid.png</normaloff>:/Icons/LayoutCompareViewGrid.png</iconset>
   </property>
   <property name="text">
    <string>3x3 viewers</string>
   </property>
  </action>
  <action name="ViewLayoutCompareGrid_4x4_viewersAction">
   <property name="icon">
    <iconset resource="../../../../Libs/MRML/Widgets/Resources/qMRMLWidgets.qrc">
     <normaloff>:/Icons/LayoutCompareViewGrid.png</normaloff>:/Icons/LayoutCompareViewGrid.png</iconset>
   </property>
   <property name="text">
    <string>4x4 viewers</string>
   </property>
  </action>
  <action name="EditRecordMacroAction">
   <property name="text">
    <string>Record Macro</string>
   </property>
   <property name="visible">
    <bool>false</bool>
   </property>
  </action>
  <action name="EditPlayMacroAction">
   <property name="text">
    <string>Play Macro</string>
   </property>
   <property name="visible">
    <bool>false</bool>
   </property>
  </action>
  <action name="ViewLayoutThreeOverThreeQuantitativeAction">
   <property name="icon">
    <iconset resource="../../../../Libs/MRML/Widgets/Resources/qMRMLWidgets.qrc">
     <normaloff>:/Icons/LayoutThreeOverThreeView.png</normaloff>:/Icons/LayoutThreeOverThreeView.png</iconset>
   </property>
   <property name="text">
    <string>Three Over Three Quantitative</string>
   </property>
   <property name="toolTip">
    <string>Three Over Three Quantitative</string>
   </property>
  </action>
  <action name="ViewLayoutSideBySideAction">
   <property name="icon">
    <iconset resource="../../../../Libs/MRML/Widgets/Resources/qMRMLWidgets.qrc">
     <normaloff>:/Icons/LayoutSideBySideView.png</normaloff>:/Icons/LayoutSideBySideView.png</iconset>
   </property>
   <property name="text">
    <string>Side by side</string>
   </property>
  </action>
  <action name="ViewLayoutFourByThreeSliceAction">
   <property name="icon">
    <iconset resource="../../../../Libs/MRML/Widgets/Resources/qMRMLWidgets.qrc">
     <normaloff>:/Icons/LayoutFourByThreeSliceView.png</normaloff>:/Icons/LayoutFourByThreeSliceView.png</iconset>
   </property>
   <property name="text">
    <string>Four by three slice</string>
   </property>
   <property name="toolTip">
    <string>Four by three slice</string>
   </property>
  </action>
  <action name="ViewLayoutFourByTwoSliceAction">
   <property name="icon">
    <iconset resource="../../../../Libs/MRML/Widgets/Resources/qMRMLWidgets.qrc">
     <normaloff>:/Icons/LayoutFourByTwoSliceView.png</normaloff>:/Icons/LayoutFourByTwoSliceView.png</iconset>
   </property>
   <property name="text">
    <string>Four by two slice</string>
   </property>
   <property name="toolTip">
    <string>Four by two slice</string>
   </property>
  </action>
  <action name="ViewLayoutFiveByTwoSliceAction">
   <property name="icon">
    <iconset resource="../../../../Libs/MRML/Widgets/Resources/qMRMLWidgets.qrc">
     <normaloff>:/Icons/LayoutFiveByTwoSliceView.png</normaloff>:/Icons/LayoutFiveByTwoSliceView.png</iconset>
   </property>
   <property name="text">
    <string>Five by two slice</string>
   </property>
   <property name="toolTip">
    <string>Five by two slice</string>
   </property>
  </action>
  <action name="ViewLayoutThreeByThreeSliceAction">
   <property name="icon">
    <iconset resource="../../../../Libs/MRML/Widgets/Resources/qMRMLWidgets.qrc">
     <normaloff>:/Icons/LayoutThreeByThreeSliceView.png</normaloff>:/Icons/LayoutThreeByThreeSliceView.png</iconset>
   </property>
   <property name="text">
    <string>Three by three slice</string>
   </property>
   <property name="toolTip">
    <string>Three by three slice</string>
   </property>
  </action>
  <action name="actionSwithtoWelcome">
   <property name="icon">
    <iconset resource="../SRPlanApp.qrc">
     <normaloff>:/Icons/Large/DesktopIcon.png</normaloff>:/Icons/Large/DesktopIcon.png</iconset>
   </property>
   <property name="text">
    <string>SwithtoWelcome</string>
   </property>
   <property name="toolTip">
    <string>Switch to Welcom Module</string>
   </property>
  </action>
  <action name="actionSwitchtoSubjectHierarchy">
   <property name="icon">
    <iconset resource="../../../../Base/QTGUI/Resources/qSlicerBaseQTGUI.qrc">
     <normaloff>:/Icons/Medium/SlicerAddHierarchy.png</normaloff>:/Icons/Medium/SlicerAddHierarchy.png</iconset>
   </property>
   <property name="text">
    <string>SwitchtoSubjectHierarchy</string>
   </property>
   <property name="toolTip">
    <string>Switch to Subject Hierarchy Module</string>
   </property>
  </action>
  <action name="actionSwitchtoSegmentation">
   <property name="icon">
    <iconset resource="../../../../Base/QTGUI/Resources/qSlicerBaseQTGUI.qrc">
     <normaloff>:/Icons/Large/SlicerDownloadMRHead.png</normaloff>:/Icons/Large/SlicerDownloadMRHead.png</iconset>
   </property>
   <property name="text">
    <string>SwitchtoSegmentation</string>
   </property>
   <property name="toolTip">
    <string>Swith to Segmentation Module</string>
   </property>
  </action>
  <action name="actionSwitchtoPathPlan">
   <property name="icon">
    <iconset resource="../../../../Base/QTGUI/Resources/qSlicerBaseQTGUI.qrc">
     <normaloff>:/Icons/Medium/SlicerAddTransform.png</normaloff>:/Icons/Medium/SlicerAddTransform.png</iconset>
   </property>
   <property name="text">
    <string>SwitchtoPathPlan</string>
   </property>
   <property name="toolTip">
    <string>Switch to Path Plan Module</string>
   </property>
  </action>
 </widget>
 <customwidgets>
  <customwidget>
   <class>qSlicerWidget</class>
   <extends>QWidget</extends>
   <header>qSlicerWidget.h</header>
   <container>1</container>
  </customwidget>
  <customwidget>
   <class>qSlicerModulePanel</class>
   <extends>qSlicerWidget</extends>
   <header>qSlicerModulePanel.h</header>
   <container>1</container>
  </customwidget>
  <customwidget>
   <class>qSlicerMouseModeToolBar</class>
   <extends>QToolBar</extends>
   <header>qSlicerMouseModeToolBar.h</header>
  </customwidget>
  <customwidget>
   <class>qSlicerViewersToolBar</class>
   <extends>QToolBar</extends>
   <header>qSlicerViewersToolBar.h</header>
  </customwidget>
 </customwidgets>
 <resources>
  <include location="../../../../Base/QTGUI/Resources/qSlicerBaseQTGUI.qrc"/>
  <include location="../SRPlanApp.qrc"/>
  <include location="../../../../Libs/MRML/Widgets/Resources/qMRMLWidgets.qrc"/>
 </resources>
 <connections/>
</ui>
